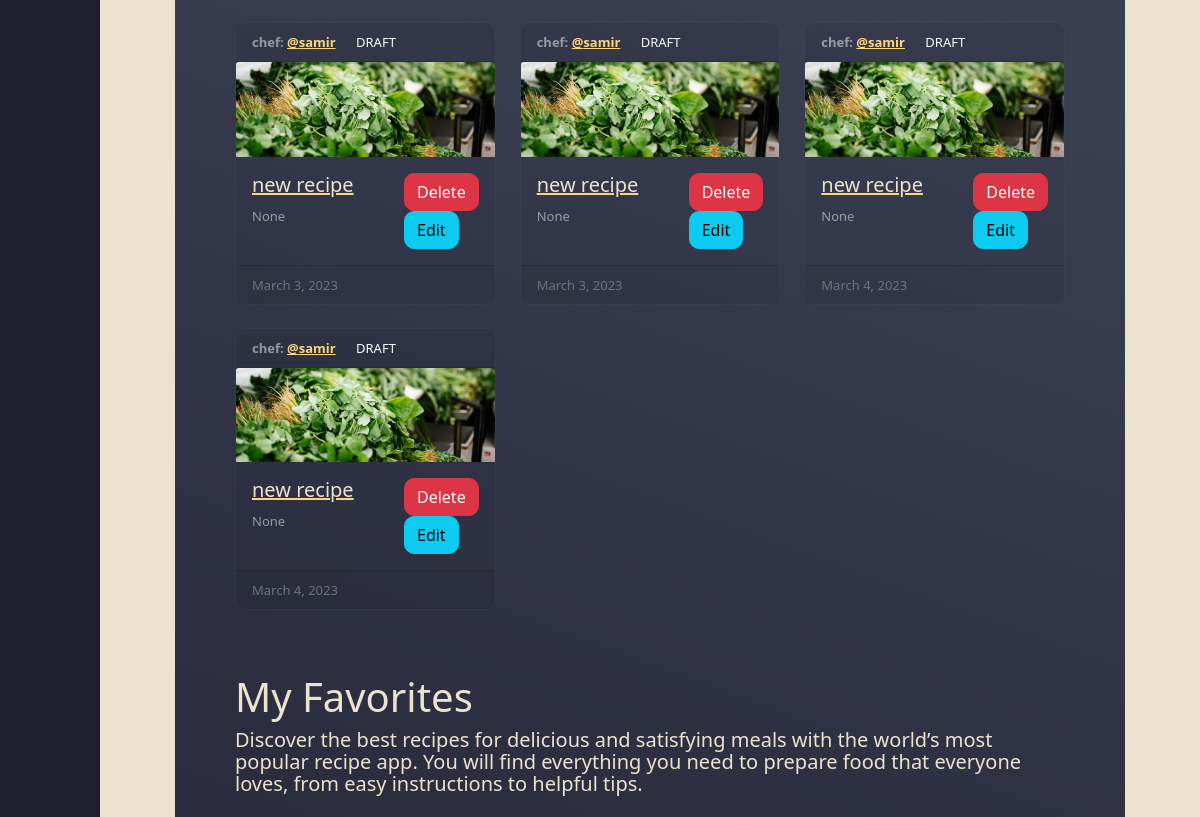
The app's page /home/ (signed in, middle part), older data.
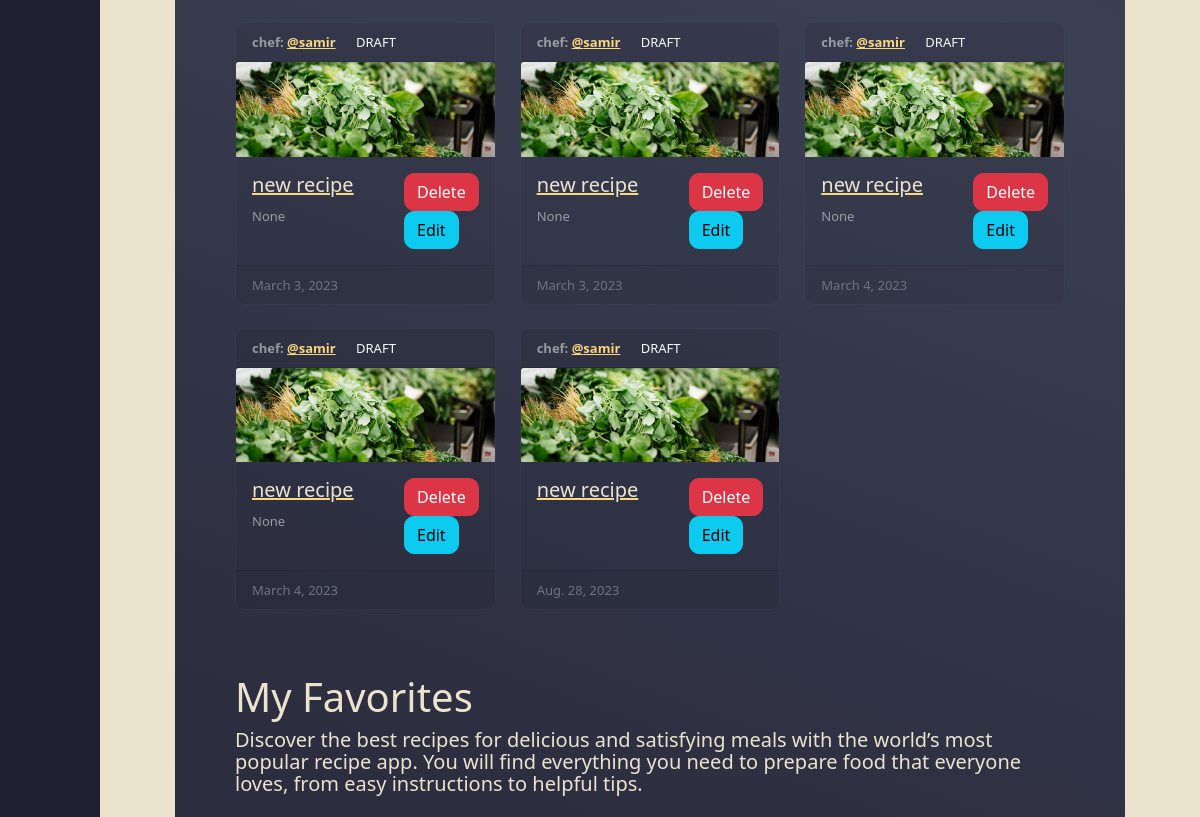
The same page, newer data.
### recipes/models.py (models this page shows, shortened)
class Recipe(models.Model):
    author = models.ForeignKey(User, on_delete=models.CASCADE,default=1)
    chef=models.CharField(max_length=100,default="common",help_text="recipe's chef name (e.g. Chef John)",null=True,blank=True)
    status=models.BooleanField(default=False,help_text="is this recipe ready to be published?")
    name=models.CharField(max_length=300,help_text='Recipe Name (e.g. Pasta)')
    privacy=models.BooleanField(default=False,help_text='is this recipe private?')
    date = models.DateField(auto_now_add=True)
    updated_at = models.DateTimeField(auto_now=True)
    serves = models.IntegerField(default=1 ,help_text='serves (e.g. 4 people)',null=True,blank=True)
    difficulty = models.IntegerField(default=1 ,help_text='difficulty level (e.g. Easy)',null=True,blank=True)
    timetoprepare=models.IntegerField(default=1 ,validators=[MinValueValidator(1), MaxValueValidator(1000)],help_text='time to prepare (e.g. 30 minutes)',null=True,blank=True)
    intro = models.TextField(help_text='an introduction for the recipe',blank=True)
    outro = models.TextField(help_text='add some notes for the recipe',blank=True)
    image = ResizedImageField(size=[850, 300], quality=80,force_format='WebP',crop=['middle', 'center'], upload_to='recipe_images/',default="default/default-recipe.jpg",blank=True, null=True,help_text='choose an image for the recipe')
    cat=models.ManyToManyField(RecipeCats,blank=True,help_text='Select categories for recipe (hold ctrl to select more than one recipe)')
    ingredients = models.ManyToManyField(RecipeIngredients,blank=True,help_text='Select ingredients for recipe (hold ctrl to select more than one recipe)')
    instructions = models.ManyToManyField(RecipeInstructions,blank=True,help_text='Select instructions for recipe (hold ctrl to select more than one recipe)')
    def __str__(self):
        return self.name
    class Meta:
        verbose_name_plural = 'Recipe'

### recipes/views.py (the view)
# urls.py: 2. Add a URL to urlpatterns:  path('', views.home, name='home')
@login_required(login_url="/login")
def home(request):
    recipes = Recipe.objects.filter(author=request.user.id)
    favorite_recipes= Recipe.objects.filter(favorite__user=request.user)
    favorites = Favorite.objects.filter(user=request.user).values_list('recipe', flat=True)
    print('>>>>>>>>>>>>>>>>>>>>>>>>>>>>>>',favorite_recipes)
    return render(request, 'home.html', {"recipes": recipes,'favorite_recipes':favorite_recipes,'favorites':favorites})

### recipes/templates/home.html (shortened to what this page needs)
{% extends 'base.html' %}
{% load i18n %}
{% block content %}
{% load static %}
<div class="sub-content d-block container my-5" style="overflow:auto;">
    <div class="d-block mt-3">
        <div class="row my-recipes  mt-2 mb-5 px-5">
            {% for recipe in recipes %}
            <div id="recipe-card" class=" recipe-card  col-sm-12 col-md-6 col-lg-4 .col-xl-3">
                <section class="card dark-card  mt-2">
                    <div class="card-header"><strong>chef: <a href="#">@{{ recipe.author.username }}</a></strong>
                        {% if recipe.status == False %}
                        <span class="recipe-status text-right text-light alert"> DRAFT</span>
                        {% elif recipe.status == True and recipe.privacy == False %}
                        <span class="recipe-status text-right text-success"> PUBLISHED</span>
                        {% elif recipe.privacy == True and recipe.status == True %}
                        <span class="recipe-status text-right text-danger"> PRIVATE</span>
                        {% endif %}
                    </div>
                    <img class="card-img-top img-fluid " src="{{recipe.image.url}}" alt="{{ recipe.image.name }}"
                        width="300" height="100" />
                    <div class="card-body d-flex flex-row justify-content-between">
                        <div>
                            <a href="{% url 'view_recipe' recipe.id %}">
                                <h5 class="card-title">{{recipe.name}}</h5>
                            </a>
                            <p>{{recipe.intro}}</p>
                        </div>
                        <div class="options">
                            {% if user == recipe.author%}
                            <form action="{% url 'delete_recipe' recipe.id %}" method="post">
                                <button type="submit" class="btn btn-danger">
                                    Delete
                                </button>
                            </form>
                            <form action="{% url 'edit_recipe' recipe.id %}" method="post">
                                <button type="submit" class="btn btn-info">
                                    Edit
                                </button>
                            </form>
                            {% endif %}
                        </div>
                    </div>
                    <div class="card-footer text-muted">{{recipe.date}}</div>
                </section>
            </div>
            {% empty %}
            <p>No recipes yet :(</p>
            {% endfor %}
        </div>
        <div class="row fav-recipes  mt-2 mb-5 px-5">
            <h1 class="">My Favorites</h1>
            <p class="lead ">Discover  the best recipes for delicious and satisfying meals with the world’s most popular
                recipe
                app. You will find everything you need to prepare food that everyone loves, from easy instructions to
                helpful
                tips.</p>
            {% for recipe in favorite_recipes %}
            <div id="recipe-card" class=" recipe-card col-sm-12 col-md-6 col-lg-4 ">
            </div>
            {% empty %}
            <p>No Favorites yet :(</p>
            {% endfor %}
        </div>
    </div>
</div>
{% endblock %}

Row changes from the older to the newer data that the page shows:
added Recipe: author.username "samir", status "DRAFT", image (placeholder picture), name "new recipe", shows "Delete", date "Aug. 28, 2023"
